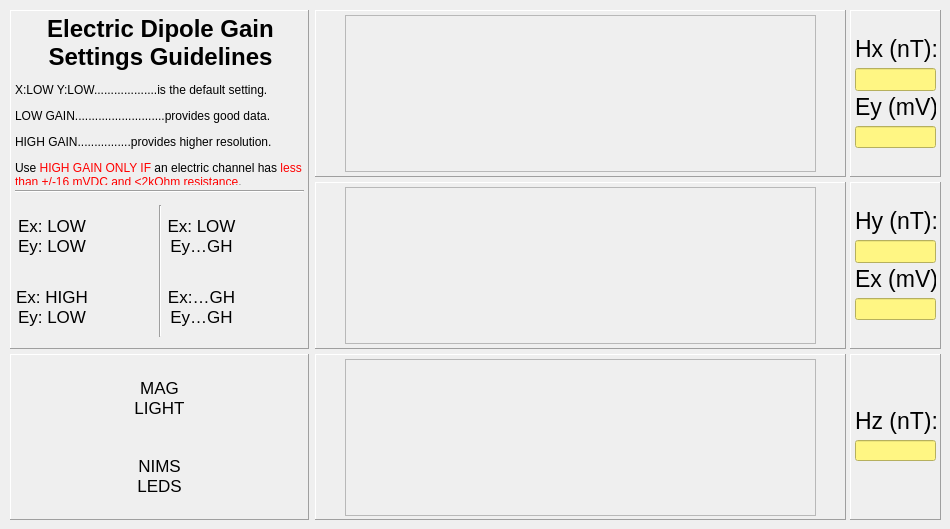
    <widget class="QWidget" name="stackDataUI">
     <widget class="QFrame" name="frame_20">
      <property name="geometry">
       <rect>
        <x>850</x>
        <y>10</y>
        <width>91</width>
        <height>510</height>
       </rect>
      </property>
      <property name="frameShape">
       <enum>QFrame::NoFrame</enum>
      </property>
      <property name="frameShadow">
       <enum>QFrame::Raised</enum>
      </property>
      <widget class="QFrame" name="frame_24">
       <property name="geometry">
        <rect>
         <x>0</x>
         <y>0</y>
         <width>91</width>
         <height>167</height>
        </rect>
       </property>
       <property name="frameShape">
        <enum>QFrame::Panel</enum>
       </property>
       <property name="frameShadow">
        <enum>QFrame::Raised</enum>
       </property>
       <widget class="QWidget" name="verticalLayoutWidget">
        <property name="geometry">
         <rect>
          <x>0</x>
          <y>0</y>
          <width>91</width>
          <height>167</height>
         </rect>
        </property>
        <layout class="QVBoxLayout" name="verticalLayout">
         <property name="spacing">
          <number>-1</number>
         </property>
         <property name="leftMargin">
          <number>5</number>
         </property>
         <property name="topMargin">
          <number>29</number>
         </property>
         <property name="rightMargin">
          <number>5</number>
         </property>
         <property name="bottomMargin">
          <number>29</number>
         </property>
         <item>
          <widget class="QLabel" name="label_93">
           <property name="font">
            <font>
             <pointsize>17</pointsize>
            </font>
           </property>
           <property name="text">
            <string>Hx (nT):</string>
           </property>
           <property name="alignment">
            <set>Qt::AlignBottom|Qt::AlignLeading|Qt::AlignLeft</set>
           </property>
          </widget>
         </item>
         <item>
          <widget class="QLineEdit" name="le_hx">
           <property name="font">
            <font>
             <pointsize>13</pointsize>
            </font>
           </property>
           <property name="styleSheet">
            <string notr="true">QLineEdit#le_hx {background-color: rgb(255, 246, 131);}



</string>
           </property>
           <property name="readOnly">
            <bool>true</bool>
           </property>
          </widget>
         </item>
         <item>
          <widget class="QLabel" name="label_91">
           <property name="font">
            <font>
             <pointsize>17</pointsize>
            </font>
           </property>
           <property name="text">
            <string>Ey (mV):</string>
           </property>
           <property name="alignment">
            <set>Qt::AlignBottom|Qt::AlignLeading|Qt::AlignLeft</set>
           </property>
          </widget>
         </item>
         <item>
          <widget class="QLineEdit" name="le_ey">
           <property name="enabled">
            <bool>true</bool>
           </property>
           <property name="styleSheet">
            <string notr="true">QLineEdit#le_ey {background-color: rgb(255, 246, 131);}



</string>
           </property>
           <property name="readOnly">
            <bool>true</bool>
           </property>
          </widget>
         </item>
        </layout>
       </widget>
      </widget>
      <widget class="QFrame" name="frame_25">
       <property name="geometry">
        <rect>
         <x>0</x>
         <y>172</y>
         <width>91</width>
         <height>167</height>
        </rect>
       </property>
       <property name="frameShape">
        <enum>QFrame::Panel</enum>
       </property>
       <property name="frameShadow">
        <enum>QFrame::Raised</enum>
       </property>
       <widget class="QWidget" name="verticalLayoutWidget_2">
        <property name="geometry">
         <rect>
          <x>0</x>
          <y>0</y>
          <width>91</width>
          <height>167</height>
         </rect>
        </property>
        <layout class="QVBoxLayout" name="verticalLayout_2">
         <property name="spacing">
          <number>-1</number>
         </property>
         <property name="leftMargin">
          <number>5</number>
         </property>
         <property name="topMargin">
          <number>29</number>
         </property>
         <property name="rightMargin">
          <number>5</number>
         </property>
         <property name="bottomMargin">
          <number>29</number>
         </property>
         <item>
          <widget class="QLabel" name="label_96">
           <property name="font">
            <font>
             <pointsize>17</pointsize>
            </font>
           </property>
           <property name="text">
            <string>Hy (nT):</string>
           </property>
           <property name="alignment">
            <set>Qt::AlignBottom|Qt::AlignLeading|Qt::AlignLeft</set>
           </property>
          </widget>
         </item>
         <item>
          <widget class="QLineEdit" name="le_hy">
           <property name="font">
            <font>
             <pointsize>13</pointsize>
            </font>
           </property>
           <property name="styleSheet">
            <string notr="true">QLineEdit#le_hy {background-color: rgb(255, 246, 131);}



</string>
           </property>
           <property name="readOnly">
            <bool>true</bool>
           </property>
          </widget>
         </item>
         <item>
          <widget class="QLabel" name="label_92">
           <property name="font">
            <font>
             <pointsize>17</pointsize>
            </font>
           </property>
           <property name="text">
            <string>Ex (mV):</string>
           </property>
           <property name="alignment">
            <set>Qt::AlignBottom|Qt::AlignLeading|Qt::AlignLeft</set>
           </property>
          </widget>
         </item>
         <item>
          <widget class="QLineEdit" name="le_ex">
           <property name="enabled">
            <bool>true</bool>
           </property>
           <property name="styleSheet">
            <string notr="true">QLineEdit#le_ex {background-color: rgb(255, 246, 131);}



</string>
           </property>
           <property name="readOnly">
            <bool>true</bool>
           </property>
          </widget>
         </item>
        </layout>
       </widget>
      </widget>
      <widget class="QFrame" name="frame_26">
       <property name="geometry">
        <rect>
         <x>0</x>
         <y>344</y>
         <width>91</width>
         <height>166</height>
        </rect>
       </property>
       <property name="frameShape">
        <enum>QFrame::Panel</enum>
       </property>
       <property name="frameShadow">
        <enum>QFrame::Raised</enum>
       </property>
       <widget class="QWidget" name="verticalLayoutWidget_3">
        <property name="geometry">
         <rect>
          <x>0</x>
          <y>0</y>
          <width>91</width>
          <height>167</height>
         </rect>
        </property>
        <layout class="QVBoxLayout" name="verticalLayout_3">
         <property name="spacing">
          <number>-1</number>
         </property>
         <property name="leftMargin">
          <number>5</number>
         </property>
         <property name="topMargin">
          <number>58</number>
         </property>
         <property name="rightMargin">
          <number>5</number>
         </property>
         <property name="bottomMargin">
          <number>60</number>
         </property>
         <item>
          <widget class="QLabel" name="label_97">
           <property name="font">
            <font>
             <pointsize>17</pointsize>
            </font>
           </property>
           <property name="text">
            <string>Hz (nT):</string>
           </property>
           <property name="alignment">
            <set>Qt::AlignBottom|Qt::AlignLeading|Qt::AlignLeft</set>
           </property>
          </widget>
         </item>
         <item>
          <widget class="QLineEdit" name="le_hz">
           <property name="font">
            <font>
             <pointsize>13</pointsize>
            </font>
           </property>
           <property name="styleSheet">
            <string notr="true">QLineEdit#le_hz {background-color: rgb(255, 246, 131);}



</string>
           </property>
           <property name="readOnly">
            <bool>true</bool>
           </property>
          </widget>
         </item>
        </layout>
       </widget>
      </widget>
     </widget>
     <widget class="QFrame" name="frame_21">
      <property name="geometry">
       <rect>
        <x>310</x>
        <y>10</y>
        <width>539</width>
        <height>510</height>
       </rect>
      </property>
      <property name="frameShape">
       <enum>QFrame::NoFrame</enum>
      </property>
      <property name="frameShadow">
       <enum>QFrame::Raised</enum>
      </property>
      <widget class="QFrame" name="frame_27">
       <property name="geometry">
        <rect>
         <x>5</x>
         <y>0</y>
         <width>531</width>
         <height>167</height>
        </rect>
       </property>
       <property name="frameShape">
        <enum>QFrame::Panel</enum>
       </property>
       <property name="frameShadow">
        <enum>QFrame::Raised</enum>
       </property>
       <widget class="QFrame" name="f_hx">
        <property name="geometry">
         <rect>
          <x>5</x>
          <y>5</y>
          <width>20</width>
          <height>157</height>
         </rect>
        </property>
        <property name="font">
         <font>
          <pointsize>13</pointsize>
          <weight>50</weight>
          <bold>false</bold>
         </font>
        </property>
        <property name="frameShape">
         <enum>QFrame::NoFrame</enum>
        </property>
        <property name="frameShadow">
         <enum>QFrame::Raised</enum>
        </property>
        <layout class="QHBoxLayout" name="horlayout_hx_label">
         <property name="leftMargin">
          <number>0</number>
         </property>
         <property name="topMargin">
          <number>0</number>
         </property>
         <property name="rightMargin">
          <number>0</number>
         </property>
         <property name="bottomMargin">
          <number>0</number>
         </property>
        </layout>
       </widget>
       <widget class="QFrame" name="f_ey">
        <property name="geometry">
         <rect>
          <x>506</x>
          <y>5</y>
          <width>20</width>
          <height>157</height>
         </rect>
        </property>
        <property name="frameShape">
         <enum>QFrame::NoFrame</enum>
        </property>
        <property name="frameShadow">
         <enum>QFrame::Raised</enum>
        </property>
        <layout class="QHBoxLayout" name="horlayout_ey_label">
         <property name="leftMargin">
          <number>0</number>
         </property>
         <property name="topMargin">
          <number>0</number>
         </property>
         <property name="rightMargin">
          <number>0</number>
         </property>
         <property name="bottomMargin">
          <number>0</number>
         </property>
        </layout>
       </widget>
       <widget class="QFrame" name="frame_43">
        <property name="geometry">
         <rect>
          <x>30</x>
          <y>5</y>
          <width>471</width>
          <height>157</height>
         </rect>
        </property>
        <property name="frameShape">
         <enum>QFrame::StyledPanel</enum>
        </property>
        <property name="frameShadow">
         <enum>QFrame::Raised</enum>
        </property>
        <widget class="QFrame" name="f_hx_ey_graph">
         <property name="geometry">
          <rect>
           <x>-15</x>
           <y>-15</y>
           <width>500</width>
           <height>225</height>
          </rect>
         </property>
         <property name="frameShape">
          <enum>QFrame::NoFrame</enum>
         </property>
         <property name="frameShadow">
          <enum>QFrame::Raised</enum>
         </property>
         <layout class="QHBoxLayout" name="layout_hx_ey">
          <property name="leftMargin">
           <number>0</number>
          </property>
          <property name="topMargin">
           <number>0</number>
          </property>
          <property name="rightMargin">
           <number>0</number>
          </property>
          <property name="bottomMargin">
           <number>0</number>
          </property>
         </layout>
        </widget>
       </widget>
      </widget>
      <widget class="QFrame" name="frame_28">
       <property name="geometry">
        <rect>
         <x>5</x>
         <y>172</y>
         <width>531</width>
         <height>167</height>
        </rect>
       </property>
       <property name="frameShape">
        <enum>QFrame::Panel</enum>
       </property>
       <property name="frameShadow">
        <enum>QFrame::Raised</enum>
       </property>
       <widget class="QFrame" name="f_hy">
        <property name="geometry">
         <rect>
          <x>5</x>
          <y>5</y>
          <width>20</width>
          <height>157</height>
         </rect>
        </property>
        <property name="toolTipDuration">
         <number>-6</number>
        </property>
        <property name="frameShape">
         <enum>QFrame::NoFrame</enum>
        </property>
        <property name="frameShadow">
         <enum>QFrame::Raised</enum>
        </property>
        <layout class="QHBoxLayout" name="horlayout_hy_label">
         <property name="leftMargin">
          <number>0</number>
         </property>
         <property name="topMargin">
          <number>0</number>
         </property>
         <property name="rightMargin">
          <number>0</number>
         </property>
         <property name="bottomMargin">
          <number>0</number>
         </property>
        </layout>
       </widget>
       <widget class="QFrame" name="f_ex">
        <property name="geometry">
         <rect>
          <x>506</x>
          <y>5</y>
          <width>20</width>
          <height>157</height>
         </rect>
        </property>
        <property name="frameShape">
         <enum>QFrame::NoFrame</enum>
        </property>
        <property name="frameShadow">
         <enum>QFrame::Raised</enum>
        </property>
        <layout class="QHBoxLayout" name="horlayout_ex_label">
         <property name="leftMargin">
          <number>0</number>
         </property>
         <property name="topMargin">
          <number>0</number>
         </property>
         <property name="rightMargin">
          <number>0</number>
         </property>
         <property name="bottomMargin">
          <number>0</number>
         </property>
        </layout>
       </widget>
       <widget class="QFrame" name="frame_44">
        <property name="geometry">
         <rect>
          <x>30</x>
          <y>5</y>
          <width>471</width>
          <height>157</height>
         </rect>
        </property>
        <property name="frameShape">
         <enum>QFrame::StyledPanel</enum>
        </property>
        <property name="frameShadow">
         <enum>QFrame::Raised</enum>
        </property>
        <widget class="QFrame" name="f_hy_ex_graph">
         <property name="geometry">
          <rect>
           <x>-15</x>
           <y>-15</y>
           <width>500</width>
           <height>225</height>
          </rect>
         </property>
         <property name="frameShape">
          <enum>QFrame::StyledPanel</enum>
         </property>
         <property name="frameShadow">
          <enum>QFrame::Raised</enum>
         </property>
         <layout class="QHBoxLayout" name="layout_hy_ex">
          <property name="leftMargin">
           <number>0</number>
          </property>
          <property name="topMargin">
           <number>0</number>
          </property>
          <property name="rightMargin">
           <number>0</number>
          </property>
          <property name="bottomMargin">
           <number>0</number>
          </property>
         </layout>
        </widget>
       </widget>
      </widget>
      <widget class="QFrame" name="frame_29">
       <property name="geometry">
        <rect>
         <x>5</x>
         <y>344</y>
         <width>531</width>
         <height>166</height>
        </rect>
       </property>
       <property name="frameShape">
        <enum>QFrame::Panel</enum>
       </property>
       <property name="frameShadow">
        <enum>QFrame::Raised</enum>
       </property>
       <widget class="QFrame" name="f_hz">
        <property name="geometry">
         <rect>
          <x>5</x>
          <y>5</y>
          <width>20</width>
          <height>157</height>
         </rect>
        </property>
        <property name="frameShape">
         <enum>QFrame::NoFrame</enum>
        </property>
        <property name="frameShadow">
         <enum>QFrame::Raised</enum>
        </property>
        <layout class="QHBoxLayout" name="horlayout_hz_label">
         <property name="leftMargin">
          <number>0</number>
         </property>
         <property name="topMargin">
          <number>0</number>
         </property>
         <property name="rightMargin">
          <number>0</number>
         </property>
         <property name="bottomMargin">
          <number>0</number>
         </property>
        </layout>
       </widget>
       <widget class="QFrame" name="frame_45">
        <property name="geometry">
         <rect>
          <x>30</x>
          <y>5</y>
          <width>471</width>
          <height>157</height>
         </rect>
        </property>
        <property name="frameShape">
         <enum>QFrame::StyledPanel</enum>
        </property>
        <property name="frameShadow">
         <enum>QFrame::Raised</enum>
        </property>
        <widget class="QFrame" name="f_hz_graph">
         <property name="geometry">
          <rect>
           <x>-15</x>
           <y>-15</y>
           <width>500</width>
           <height>200</height>
          </rect>
         </property>
         <property name="frameShape">
          <enum>QFrame::StyledPanel</enum>
         </property>
         <property name="frameShadow">
          <enum>QFrame::Raised</enum>
         </property>
         <layout class="QHBoxLayout" name="layout_hz">
          <property name="leftMargin">
           <number>0</number>
          </property>
          <property name="topMargin">
           <number>0</number>
          </property>
          <property name="rightMargin">
           <number>0</number>
          </property>
          <property name="bottomMargin">
           <number>0</number>
          </property>
         </layout>
        </widget>
       </widget>
      </widget>
     </widget>
     <widget class="QFrame" name="frame_5">
      <property name="geometry">
       <rect>
        <x>10</x>
        <y>10</y>
        <width>299</width>
        <height>510</height>
       </rect>
      </property>
      <property name="frameShape">
       <enum>QFrame::NoFrame</enum>
      </property>
      <property name="frameShadow">
       <enum>QFrame::Raised</enum>
      </property>
      <widget class="QFrame" name="frame_22">
       <property name="geometry">
        <rect>
         <x>0</x>
         <y>0</y>
         <width>299</width>
         <height>339</height>
        </rect>
       </property>
       <property name="frameShape">
        <enum>QFrame::Panel</enum>
       </property>
       <property name="frameShadow">
        <enum>QFrame::Raised</enum>
       </property>
       <widget class="QLabel" name="label_95">
        <property name="geometry">
         <rect>
          <x>5</x>
          <y>5</y>
          <width>291</width>
          <height>170</height>
         </rect>
        </property>
        <property name="text">
         <string>&lt;html&gt;&lt;head/&gt;&lt;body&gt;&lt;p align=&quot;center&quot;&gt;&lt;span style=&quot; font-size:18pt; font-weight:600;&quot;&gt;Electric Dipole Gain Settings Guidelines&lt;/span&gt;&lt;/p&gt;&lt;p&gt;X:LOW Y:LOW...................is the default setting.&lt;/p&gt;&lt;p&gt;LOW GAIN...........................provides good data.&lt;/p&gt;&lt;p&gt;HIGH GAIN................provides higher resolution.&lt;/p&gt;&lt;p&gt;Use &lt;span style=&quot; color:#ff0000;&quot;&gt;HIGH GAIN ONLY IF&lt;/span&gt; an electric channel has &lt;span style=&quot; color:#ff0000;&quot;&gt;less than +/-16 mVDC and &amp;lt;2kOhm resistance&lt;/span&gt;.&lt;/p&gt;&lt;/body&gt;&lt;/html&gt;</string>
        </property>
        <property name="wordWrap">
         <bool>true</bool>
        </property>
       </widget>
       <widget class="Line" name="line">
        <property name="geometry">
         <rect>
          <x>5</x>
          <y>180</y>
          <width>289</width>
          <height>3</height>
         </rect>
        </property>
        <property name="orientation">
         <enum>Qt::Horizontal</enum>
        </property>
       </widget>
       <widget class="QLabel" name="label_gain_xlyl_led">
        <property name="geometry">
         <rect>
          <x>84</x>
          <y>195</y>
          <width>61</width>
          <height>61</height>
         </rect>
        </property>
        <property name="frameShape">
         <enum>QFrame::NoFrame</enum>
        </property>
        <property name="text">
         <string>&lt;html&gt;&lt;head/&gt;&lt;body&gt;&lt;p&gt;&lt;br/&gt;&lt;/p&gt;&lt;/body&gt;&lt;/html&gt;</string>
        </property>
       </widget>
       <widget class="QToolButton" name="tb_gain_xlyl">
        <property name="geometry">
         <rect>
          <x>5</x>
          <y>195</y>
          <width>74</width>
          <height>61</height>
         </rect>
        </property>
        <property name="font">
         <font>
          <pointsize>13</pointsize>
         </font>
        </property>
        <property name="toolTip">
         <string>&lt;html&gt;&lt;head/&gt;&lt;body&gt;&lt;p&gt;GPS SHORT CYCLE occurs every 512 secs and completes in 3 min.  &lt;/p&gt;&lt;p&gt;To manually initiate a GPS SHORT CYCLE, press this button.  &lt;/p&gt;&lt;p&gt;During the GPS SHORT CYCLE the NIMS will not know its Gain.&lt;/p&gt;&lt;/body&gt;&lt;/html&gt;</string>
        </property>
        <property name="statusTip">
         <string/>
        </property>
        <property name="text">
         <string>Ex: LOW
Ey: LOW</string>
        </property>
        <property name="checkable">
         <bool>false</bool>
        </property>
        <property name="autoExclusive">
         <bool>true</bool>
        </property>
        <property name="autoRaise">
         <bool>true</bool>
        </property>
       </widget>
       <widget class="QToolButton" name="tb_gain_xhyl">
        <property name="geometry">
         <rect>
          <x>5</x>
          <y>266</y>
          <width>74</width>
          <height>61</height>
         </rect>
        </property>
        <property name="font">
         <font>
          <pointsize>13</pointsize>
         </font>
        </property>
        <property name="toolTip">
         <string>&lt;html&gt;&lt;head/&gt;&lt;body&gt;&lt;p&gt;GPS SHORT CYCLE occurs every 512 secs and completes in 3 min.  &lt;/p&gt;&lt;p&gt;To manually initiate a GPS SHORT CYCLE, press this button.  &lt;/p&gt;&lt;p&gt;During the GPS SHORT CYCLE the NIMS will not know its Gain.&lt;/p&gt;&lt;/body&gt;&lt;/html&gt;</string>
        </property>
        <property name="statusTip">
         <string/>
        </property>
        <property name="text">
         <string>Ex: HIGH
Ey: LOW</string>
        </property>
        <property name="checkable">
         <bool>false</bool>
        </property>
        <property name="autoExclusive">
         <bool>true</bool>
        </property>
        <property name="autoRaise">
         <bool>true</bool>
        </property>
       </widget>
       <widget class="QLabel" name="label_gain_xhyl_led">
        <property name="geometry">
         <rect>
          <x>84</x>
          <y>266</y>
          <width>61</width>
          <height>61</height>
         </rect>
        </property>
        <property name="frameShape">
         <enum>QFrame::NoFrame</enum>
        </property>
        <property name="text">
         <string>&lt;html&gt;&lt;head/&gt;&lt;body&gt;&lt;p&gt;&lt;br/&gt;&lt;/p&gt;&lt;/body&gt;&lt;/html&gt;</string>
        </property>
       </widget>
       <widget class="QToolButton" name="tb_gain_xlyh">
        <property name="geometry">
         <rect>
          <x>155</x>
          <y>195</y>
          <width>73</width>
          <height>61</height>
         </rect>
        </property>
        <property name="font">
         <font>
          <pointsize>13</pointsize>
         </font>
        </property>
        <property name="toolTip">
         <string>&lt;html&gt;&lt;head/&gt;&lt;body&gt;&lt;p&gt;GPS SHORT CYCLE occurs every 512 secs and completes in 3 min.  &lt;/p&gt;&lt;p&gt;To manually initiate a GPS SHORT CYCLE, press this button.  &lt;/p&gt;&lt;p&gt;During the GPS SHORT CYCLE the NIMS will not know its Gain.&lt;/p&gt;&lt;/body&gt;&lt;/html&gt;</string>
        </property>
        <property name="statusTip">
         <string/>
        </property>
        <property name="text">
         <string>Ex: LOW
Ey: HIGH</string>
        </property>
        <property name="checkable">
         <bool>false</bool>
        </property>
        <property name="autoExclusive">
         <bool>true</bool>
        </property>
        <property name="autoRaise">
         <bool>true</bool>
        </property>
       </widget>
       <widget class="QLabel" name="label_gain_xlyh_led">
        <property name="geometry">
         <rect>
          <x>233</x>
          <y>195</y>
          <width>61</width>
          <height>61</height>
         </rect>
        </property>
        <property name="frameShape">
         <enum>QFrame::NoFrame</enum>
        </property>
        <property name="text">
         <string>&lt;html&gt;&lt;head/&gt;&lt;body&gt;&lt;p&gt;&lt;br/&gt;&lt;/p&gt;&lt;/body&gt;&lt;/html&gt;</string>
        </property>
       </widget>
       <widget class="QToolButton" name="tb_gain_xhyh">
        <property name="geometry">
         <rect>
          <x>155</x>
          <y>266</y>
          <width>73</width>
          <height>61</height>
         </rect>
        </property>
        <property name="font">
         <font>
          <pointsize>13</pointsize>
         </font>
        </property>
        <property name="toolTip">
         <string>&lt;html&gt;&lt;head/&gt;&lt;body&gt;&lt;p&gt;GPS SHORT CYCLE occurs every 512 secs and completes in 3 min.  &lt;/p&gt;&lt;p&gt;To manually initiate a GPS SHORT CYCLE, press this button.  &lt;/p&gt;&lt;p&gt;During the GPS SHORT CYCLE the NIMS will not know its Gain.&lt;/p&gt;&lt;/body&gt;&lt;/html&gt;</string>
        </property>
        <property name="statusTip">
         <string/>
        </property>
        <property name="text">
         <string>Ex: HIGH
Ey: HIGH</string>
        </property>
        <property name="checkable">
         <bool>false</bool>
        </property>
        <property name="autoExclusive">
         <bool>true</bool>
        </property>
        <property name="autoRaise">
         <bool>true</bool>
        </property>
       </widget>
       <widget class="QLabel" name="label_gain_xhyh_led">
        <property name="geometry">
         <rect>
          <x>233</x>
          <y>266</y>
          <width>61</width>
          <height>61</height>
         </rect>
        </property>
        <property name="frameShape">
         <enum>QFrame::NoFrame</enum>
        </property>
        <property name="text">
         <string>&lt;html&gt;&lt;head/&gt;&lt;body&gt;&lt;p&gt;&lt;br/&gt;&lt;/p&gt;&lt;/body&gt;&lt;/html&gt;</string>
        </property>
       </widget>
       <widget class="Line" name="line_2">
        <property name="geometry">
         <rect>
          <x>149</x>
          <y>195</y>
          <width>3</width>
          <height>132</height>
         </rect>
        </property>
        <property name="orientation">
         <enum>Qt::Vertical</enum>
        </property>
       </widget>
      </widget>
      <widget class="QFrame" name="frame_23">
       <property name="geometry">
        <rect>
         <x>0</x>
         <y>344</y>
         <width>299</width>
         <height>166</height>
        </rect>
       </property>
       <property name="frameShape">
        <enum>QFrame::Panel</enum>
       </property>
       <property name="frameShadow">
        <enum>QFrame::Raised</enum>
       </property>
       <widget class="QToolButton" name="tb_mag_light">
        <property name="geometry">
         <rect>
          <x>10</x>
          <y>10</y>
          <width>279</width>
          <height>68</height>
         </rect>
        </property>
        <property name="font">
         <font>
          <pointsize>13</pointsize>
         </font>
        </property>
        <property name="toolTip">
         <string>&lt;html&gt;&lt;head/&gt;&lt;body&gt;&lt;p&gt;GPS SHORT CYCLE occurs every 512 secs and completes in 3 min.  &lt;/p&gt;&lt;p&gt;To manually initiate a GPS SHORT CYCLE, press this button.  &lt;/p&gt;&lt;p&gt;During the GPS SHORT CYCLE the NIMS will not know its Gain.&lt;/p&gt;&lt;/body&gt;&lt;/html&gt;</string>
        </property>
        <property name="statusTip">
         <string/>
        </property>
        <property name="styleSheet">
         <string notr="true"/>
        </property>
        <property name="text">
         <string>MAG
LIGHT</string>
        </property>
        <property name="checkable">
         <bool>true</bool>
        </property>
        <property name="autoExclusive">
         <bool>false</bool>
        </property>
        <property name="autoRaise">
         <bool>true</bool>
        </property>
       </widget>
       <widget class="QToolButton" name="tb_nims_leds">
        <property name="geometry">
         <rect>
          <x>10</x>
          <y>88</y>
          <width>279</width>
          <height>68</height>
         </rect>
        </property>
        <property name="font">
         <font>
          <pointsize>13</pointsize>
         </font>
        </property>
        <property name="toolTip">
         <string>&lt;html&gt;&lt;head/&gt;&lt;body&gt;&lt;p&gt;GPS SHORT CYCLE occurs every 512 secs and completes in 3 min.  &lt;/p&gt;&lt;p&gt;To manually initiate a GPS SHORT CYCLE, press this button.  &lt;/p&gt;&lt;p&gt;During the GPS SHORT CYCLE the NIMS will not know its Gain.&lt;/p&gt;&lt;/body&gt;&lt;/html&gt;</string>
        </property>
        <property name="statusTip">
         <string/>
        </property>
        <property name="text">
         <string>NIMS
LEDS</string>
        </property>
        <property name="checkable">
         <bool>false</bool>
        </property>
        <property name="autoExclusive">
         <bool>true</bool>
        </property>
        <property name="autoRaise">
         <bool>true</bool>
        </property>
       </widget>
      </widget>
     </widget>
    </widget>
